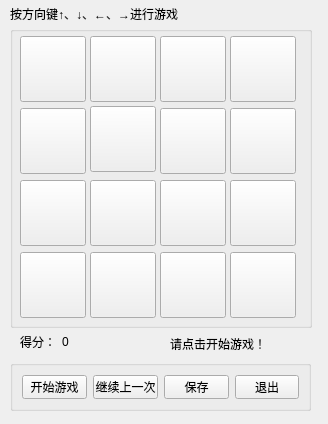
<?xml version="1.0" encoding="UTF-8"?>
<ui version="4.0">
 <class>Game</class>
 <widget class="QWidget" name="Game">
  <property name="geometry">
   <rect>
    <x>0</x>
    <y>0</y>
    <width>328</width>
    <height>424</height>
   </rect>
  </property>
  <property name="windowTitle">
   <string>Form</string>
  </property>
  <widget class="QWidget" name="layoutWidget">
   <property name="geometry">
    <rect>
     <x>20</x>
     <y>331</y>
     <width>111</width>
     <height>21</height>
    </rect>
   </property>
   <layout class="QHBoxLayout" name="horizontalLayout_3" stretch="1,2">
    <item>
     <widget class="QLabel" name="label">
      <property name="text">
       <string>得分：</string>
      </property>
     </widget>
    </item>
    <item>
     <widget class="QLabel" name="label_2">
      <property name="text">
       <string>0</string>
      </property>
     </widget>
    </item>
   </layout>
  </widget>
  <widget class="QLabel" name="label_3">
   <property name="geometry">
    <rect>
     <x>170</x>
     <y>336</y>
     <width>141</width>
     <height>16</height>
    </rect>
   </property>
   <property name="text">
    <string>请点击开始游戏！</string>
   </property>
  </widget>
  <widget class="QLabel" name="label_4">
   <property name="geometry">
    <rect>
     <x>10</x>
     <y>6</y>
     <width>291</width>
     <height>16</height>
    </rect>
   </property>
   <property name="text">
    <string>按方向键↑、↓、←、→进行游戏</string>
   </property>
  </widget>
  <widget class="QGroupBox" name="groupBox">
   <property name="geometry">
    <rect>
     <x>10</x>
     <y>26</y>
     <width>302</width>
     <height>302</height>
    </rect>
   </property>
   <property name="sizePolicy">
    <sizepolicy hsizetype="Fixed" vsizetype="Fixed">
     <horstretch>0</horstretch>
     <verstretch>0</verstretch>
    </sizepolicy>
   </property>
   <property name="title">
    <string/>
   </property>
   <widget class="QPushButton" name="pushButton_1">
    <property name="geometry">
     <rect>
      <x>10</x>
      <y>10</y>
      <width>66</width>
      <height>66</height>
     </rect>
    </property>
    <property name="sizePolicy">
     <sizepolicy hsizetype="Minimum" vsizetype="Minimum">
      <horstretch>0</horstretch>
      <verstretch>0</verstretch>
     </sizepolicy>
    </property>
    <property name="focusPolicy">
     <enum>Qt::NoFocus</enum>
    </property>
    <property name="text">
     <string/>
    </property>
   </widget>
   <widget class="QPushButton" name="pushButton_2">
    <property name="geometry">
     <rect>
      <x>80</x>
      <y>10</y>
      <width>66</width>
      <height>66</height>
     </rect>
    </property>
    <property name="sizePolicy">
     <sizepolicy hsizetype="Minimum" vsizetype="Minimum">
      <horstretch>0</horstretch>
      <verstretch>0</verstretch>
     </sizepolicy>
    </property>
    <property name="focusPolicy">
     <enum>Qt::NoFocus</enum>
    </property>
    <property name="text">
     <string/>
    </property>
   </widget>
   <widget class="QPushButton" name="pushButton_3">
    <property name="geometry">
     <rect>
      <x>150</x>
      <y>10</y>
      <width>66</width>
      <height>66</height>
     </rect>
    </property>
    <property name="sizePolicy">
     <sizepolicy hsizetype="Minimum" vsizetype="Minimum">
      <horstretch>0</horstretch>
      <verstretch>0</verstretch>
     </sizepolicy>
    </property>
    <property name="focusPolicy">
     <enum>Qt::NoFocus</enum>
    </property>
    <property name="text">
     <string/>
    </property>
   </widget>
   <widget class="QPushButton" name="pushButton_4">
    <property name="enabled">
     <bool>true</bool>
    </property>
    <property name="geometry">
     <rect>
      <x>220</x>
      <y>10</y>
      <width>66</width>
      <height>66</height>
     </rect>
    </property>
    <property name="sizePolicy">
     <sizepolicy hsizetype="Fixed" vsizetype="Minimum">
      <horstretch>0</horstretch>
      <verstretch>0</verstretch>
     </sizepolicy>
    </property>
    <property name="mouseTracking">
     <bool>false</bool>
    </property>
    <property name="focusPolicy">
     <enum>Qt::NoFocus</enum>
    </property>
    <property name="text">
     <string/>
    </property>
    <property name="autoRepeatInterval">
     <number>100</number>
    </property>
   </widget>
   <widget class="QPushButton" name="pushButton_5">
    <property name="geometry">
     <rect>
      <x>10</x>
      <y>82</y>
      <width>66</width>
      <height>66</height>
     </rect>
    </property>
    <property name="sizePolicy">
     <sizepolicy hsizetype="Minimum" vsizetype="Minimum">
      <horstretch>0</horstretch>
      <verstretch>0</verstretch>
     </sizepolicy>
    </property>
    <property name="focusPolicy">
     <enum>Qt::NoFocus</enum>
    </property>
    <property name="text">
     <string/>
    </property>
   </widget>
   <widget class="QPushButton" name="pushButton_6">
    <property name="geometry">
     <rect>
      <x>80</x>
      <y>80</y>
      <width>66</width>
      <height>66</height>
     </rect>
    </property>
    <property name="sizePolicy">
     <sizepolicy hsizetype="Minimum" vsizetype="Minimum">
      <horstretch>0</horstretch>
      <verstretch>0</verstretch>
     </sizepolicy>
    </property>
    <property name="focusPolicy">
     <enum>Qt::NoFocus</enum>
    </property>
    <property name="text">
     <string/>
    </property>
   </widget>
   <widget class="QPushButton" name="pushButton_7">
    <property name="geometry">
     <rect>
      <x>150</x>
      <y>82</y>
      <width>66</width>
      <height>66</height>
     </rect>
    </property>
    <property name="sizePolicy">
     <sizepolicy hsizetype="Minimum" vsizetype="Minimum">
      <horstretch>0</horstretch>
      <verstretch>0</verstretch>
     </sizepolicy>
    </property>
    <property name="focusPolicy">
     <enum>Qt::NoFocus</enum>
    </property>
    <property name="text">
     <string/>
    </property>
   </widget>
   <widget class="QPushButton" name="pushButton_8">
    <property name="enabled">
     <bool>true</bool>
    </property>
    <property name="geometry">
     <rect>
      <x>220</x>
      <y>82</y>
      <width>66</width>
      <height>66</height>
     </rect>
    </property>
    <property name="sizePolicy">
     <sizepolicy hsizetype="Minimum" vsizetype="Minimum">
      <horstretch>0</horstretch>
      <verstretch>0</verstretch>
     </sizepolicy>
    </property>
    <property name="mouseTracking">
     <bool>false</bool>
    </property>
    <property name="focusPolicy">
     <enum>Qt::NoFocus</enum>
    </property>
    <property name="text">
     <string/>
    </property>
   </widget>
   <widget class="QPushButton" name="pushButton_9">
    <property name="geometry">
     <rect>
      <x>10</x>
      <y>154</y>
      <width>66</width>
      <height>66</height>
     </rect>
    </property>
    <property name="sizePolicy">
     <sizepolicy hsizetype="Minimum" vsizetype="Minimum">
      <horstretch>0</horstretch>
      <verstretch>0</verstretch>
     </sizepolicy>
    </property>
    <property name="focusPolicy">
     <enum>Qt::NoFocus</enum>
    </property>
    <property name="text">
     <string/>
    </property>
   </widget>
   <widget class="QPushButton" name="pushButton_10">
    <property name="geometry">
     <rect>
      <x>80</x>
      <y>154</y>
      <width>66</width>
      <height>66</height>
     </rect>
    </property>
    <property name="sizePolicy">
     <sizepolicy hsizetype="Minimum" vsizetype="Minimum">
      <horstretch>0</horstretch>
      <verstretch>0</verstretch>
     </sizepolicy>
    </property>
    <property name="focusPolicy">
     <enum>Qt::NoFocus</enum>
    </property>
    <property name="text">
     <string/>
    </property>
   </widget>
   <widget class="QPushButton" name="pushButton_11">
    <property name="geometry">
     <rect>
      <x>150</x>
      <y>154</y>
      <width>66</width>
      <height>66</height>
     </rect>
    </property>
    <property name="sizePolicy">
     <sizepolicy hsizetype="Minimum" vsizetype="Minimum">
      <horstretch>0</horstretch>
      <verstretch>0</verstretch>
     </sizepolicy>
    </property>
    <property name="focusPolicy">
     <enum>Qt::NoFocus</enum>
    </property>
    <property name="text">
     <string/>
    </property>
   </widget>
   <widget class="QPushButton" name="pushButton_12">
    <property name="geometry">
     <rect>
      <x>220</x>
      <y>154</y>
      <width>66</width>
      <height>66</height>
     </rect>
    </property>
    <property name="sizePolicy">
     <sizepolicy hsizetype="Minimum" vsizetype="Minimum">
      <horstretch>0</horstretch>
      <verstretch>0</verstretch>
     </sizepolicy>
    </property>
    <property name="focusPolicy">
     <enum>Qt::NoFocus</enum>
    </property>
    <property name="text">
     <string/>
    </property>
   </widget>
   <widget class="QPushButton" name="pushButton_13">
    <property name="geometry">
     <rect>
      <x>10</x>
      <y>226</y>
      <width>66</width>
      <height>66</height>
     </rect>
    </property>
    <property name="sizePolicy">
     <sizepolicy hsizetype="Minimum" vsizetype="Minimum">
      <horstretch>0</horstretch>
      <verstretch>0</verstretch>
     </sizepolicy>
    </property>
    <property name="focusPolicy">
     <enum>Qt::NoFocus</enum>
    </property>
    <property name="text">
     <string/>
    </property>
   </widget>
   <widget class="QPushButton" name="pushButton_14">
    <property name="geometry">
     <rect>
      <x>80</x>
      <y>226</y>
      <width>66</width>
      <height>66</height>
     </rect>
    </property>
    <property name="sizePolicy">
     <sizepolicy hsizetype="Minimum" vsizetype="Minimum">
      <horstretch>0</horstretch>
      <verstretch>0</verstretch>
     </sizepolicy>
    </property>
    <property name="focusPolicy">
     <enum>Qt::NoFocus</enum>
    </property>
    <property name="text">
     <string/>
    </property>
   </widget>
   <widget class="QPushButton" name="pushButton_15">
    <property name="geometry">
     <rect>
      <x>150</x>
      <y>226</y>
      <width>66</width>
      <height>66</height>
     </rect>
    </property>
    <property name="sizePolicy">
     <sizepolicy hsizetype="Minimum" vsizetype="Minimum">
      <horstretch>0</horstretch>
      <verstretch>0</verstretch>
     </sizepolicy>
    </property>
    <property name="focusPolicy">
     <enum>Qt::NoFocus</enum>
    </property>
    <property name="text">
     <string/>
    </property>
   </widget>
   <widget class="QPushButton" name="pushButton_16">
    <property name="geometry">
     <rect>
      <x>220</x>
      <y>226</y>
      <width>66</width>
      <height>66</height>
     </rect>
    </property>
    <property name="sizePolicy">
     <sizepolicy hsizetype="Minimum" vsizetype="Minimum">
      <horstretch>0</horstretch>
      <verstretch>0</verstretch>
     </sizepolicy>
    </property>
    <property name="focusPolicy">
     <enum>Qt::NoFocus</enum>
    </property>
    <property name="text">
     <string/>
    </property>
   </widget>
  </widget>
  <widget class="QGroupBox" name="groupBox_2">
   <property name="geometry">
    <rect>
     <x>10</x>
     <y>360</y>
     <width>301</width>
     <height>51</height>
    </rect>
   </property>
   <property name="title">
    <string/>
   </property>
   <layout class="QHBoxLayout" name="horizontalLayout_2">
    <item>
     <widget class="QPushButton" name="pushButton_17">
      <property name="sizePolicy">
       <sizepolicy hsizetype="Minimum" vsizetype="Minimum">
        <horstretch>0</horstretch>
        <verstretch>0</verstretch>
       </sizepolicy>
      </property>
      <property name="focusPolicy">
       <enum>Qt::ClickFocus</enum>
      </property>
      <property name="text">
       <string>开始游戏</string>
      </property>
     </widget>
    </item>
    <item>
     <widget class="QPushButton" name="pushButton_18">
      <property name="sizePolicy">
       <sizepolicy hsizetype="Minimum" vsizetype="Minimum">
        <horstretch>0</horstretch>
        <verstretch>0</verstretch>
       </sizepolicy>
      </property>
      <property name="focusPolicy">
       <enum>Qt::ClickFocus</enum>
      </property>
      <property name="text">
       <string>继续上一次</string>
      </property>
     </widget>
    </item>
    <item>
     <widget class="QPushButton" name="pushButton_19">
      <property name="sizePolicy">
       <sizepolicy hsizetype="Minimum" vsizetype="Minimum">
        <horstretch>0</horstretch>
        <verstretch>0</verstretch>
       </sizepolicy>
      </property>
      <property name="focusPolicy">
       <enum>Qt::ClickFocus</enum>
      </property>
      <property name="text">
       <string>保存</string>
      </property>
     </widget>
    </item>
    <item>
     <widget class="QPushButton" name="pushButton_20">
      <property name="sizePolicy">
       <sizepolicy hsizetype="Minimum" vsizetype="Minimum">
        <horstretch>0</horstretch>
        <verstretch>0</verstretch>
       </sizepolicy>
      </property>
      <property name="focusPolicy">
       <enum>Qt::ClickFocus</enum>
      </property>
      <property name="text">
       <string>退出</string>
      </property>
     </widget>
    </item>
   </layout>
  </widget>
 </widget>
 <resources/>
 <connections/>
</ui>
